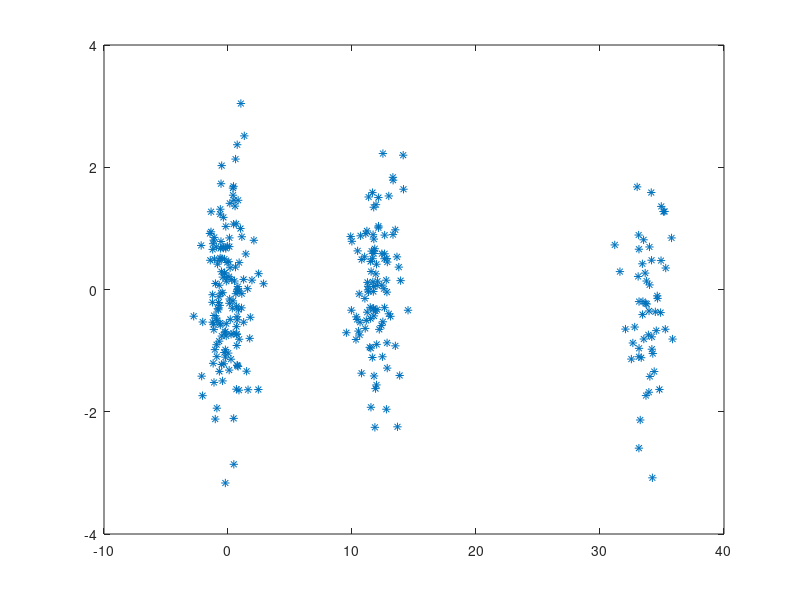

Write MATLAB code to recreate this figure. (Note: this script raises an error after producing the figure.)
%  Clus_test

% for i = 0:5
i =0;
sM = randn( 302  , 2 );
sM( 50:end,1)=sM( 50:end,1) +   i ;
sM( 150:end,1)=sM( 150:end,1) +  12 + i ; 
sM( 250:end,1)=sM( 250:end,1) +  22 + i ; 

close all
figure
plot( sM(:,1) , sM(:,2), '*')



   [c, p, err, ind] = kmeans_clusters2(sM , 4  ); % find clusterings
   [minDB,i] = min(ind) ; % select the one with smallest index
 minDB
 Nclus_optim = i 
   
% end 